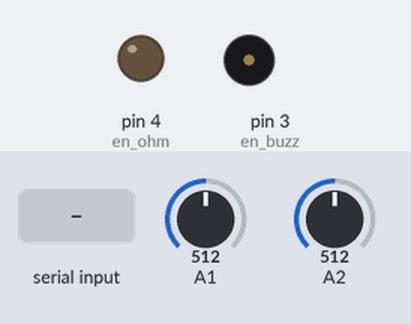
Bench run of a sketch on a simulated Arduino Uno, built with avr-gcc and run on an emulated ATmega328P. On the bench: output pins drawn as LEDs (lit = HIGH), buzzer (waves = sounding, pin HIGH). Inputs (shaded band) come from the test bench; at power-on: A1 = 512, A2 = 512. What the sketch prints to the serial monitor is not drawn.

Above: at 1.2 s.
1.3 s: "R" received over Serial
At 2.7 s:
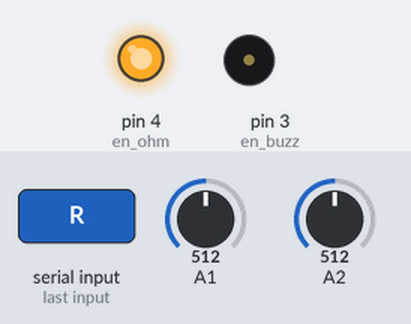
3.0 s: "Z" received over Serial
At 4.3 s:
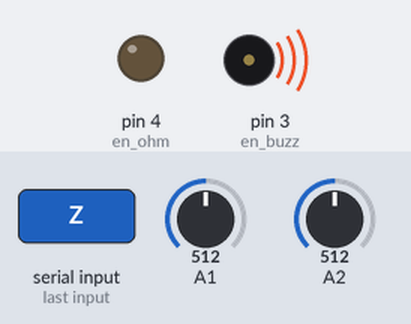
Timing chart, 0 to 6.0 s (numbered marks = the images above; inputs shaded):
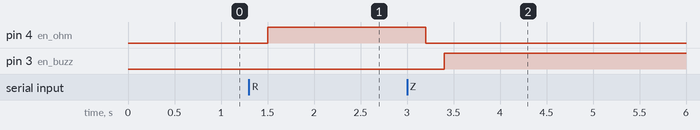

Measured:
- after the input at 1.3 s, pin 4 (en_ohm): LOW → HIGH after 0.20 s
- after the input at 3.0 s, pin 4 (en_ohm): HIGH → LOW after 0.20 s; pin 3 (en_buzz): LOW → HIGH after 0.40 s

The sketch:

Test_Code.ino
```cpp
const int en_buzz = 3;
const int en_ohm = 4;
const int en_volt = 2;
int dig1=0;
int dig2=0;
int dig3=0;
int dig4=0;
int dot1=0;
int dot2=0;
int dot3=0;
int mode = 0;

void setup() {
  // put your setup code here, to run once:
Serial.begin(9600);
pinMode(en_buzz,OUTPUT);
digitalWrite(en_buzz, LOW);
pinMode(en_ohm, OUTPUT);
digitalWrite(en_ohm,LOW);
}

void loop() {
  // put your main code here, to run repeatedly:

if(Serial.available() > 0)
{
  char inByte = Serial.read();

  if (inByte=='V')
  {
    dig1=0;
    dig2=0;
    dig3=0;
    dig4=0;
    mode = 1;
    Serial.write('K');
  }
  else if (inByte=='R')
  {
    dig1=0;
    dig2=0;
    dig3=0;
    dig4=0;
    mode=3;
    digitalWrite(en_buzz,LOW);
    delay(200);
    digitalWrite(en_ohm,HIGH);
    Serial.write('K');
    delay(200);


  }
  else if (inByte=='Z')
  {
    mode = 4;
    digitalWrite(en_ohm,LOW);
    delay(200);
    digitalWrite(en_buzz,HIGH);
    Serial.write('K');
    delay(200);

  }
  else
  {
    mode = 0;
    Serial.write('E');
  }

}

if (mode!=0) // not a stop state
{

if (mode == 1) // Voltage mode
{

int y=0;
float x = analogRead(A0) * (5.0 / 1023.0);
delay(500);

y = (int) x;
x = x - (float)y;
x= 10 * x;
dig1 = y;
y = (int) x;
x = x - (float)y;
x= 10 * x;
dig2 = y;
y = (int) x;
x = x - (float)y;
x= 10 * x;
dig3 = y;
dig4 = (int) x;


Serial.print('a');
   Serial.print(dig1);
Serial.print('b');
Serial.print(dig2);
Serial.print('c');
Serial.print(dig3);
Serial.print('d');
Serial.print(dig4);
//Serial.println();

}
else if (mode==3)
{

  int y=0;
  float x = analogRead(A2) * (5.0 / 1023.0);

  if(x>2.5)
  {
    dig1=8;
    dig2=8;
    dig3=8;
    dig4=8;
    dot1=1;
    dot2=1;
    dot3=1;

  }
  else
  {

y = (int) x;
x = x - (float)y;
x= 10 * x;
dig1 = y;
y = (int) x;
x = x - (float)y;
x= 10 * x;
dig2 = y;
y = (int) x;
x = x - (float)y;
x= 10 * x;
dig3 = y;
dig4 = (int) x;

  dot1=0;
  dot2=0;
  dot3=1;
  }

Serial.print('a');
Serial.print(dig1);
Serial.print('e');
Serial.print(dot1);
Serial.print('b');
Serial.print(dig2);
Serial.print('f');
Serial.print(dot2);
Serial.print('c');
Serial.print(dig3);
Serial.print('g');
Serial.print(dot3);
Serial.print('d');
Serial.print(dig4);

  delay(500);
}
else if (mode==4)
{

  if (analogRead(A1) > 400)
  {
    Serial.print('z');
  }
  delay(20);
}

}


}
```
